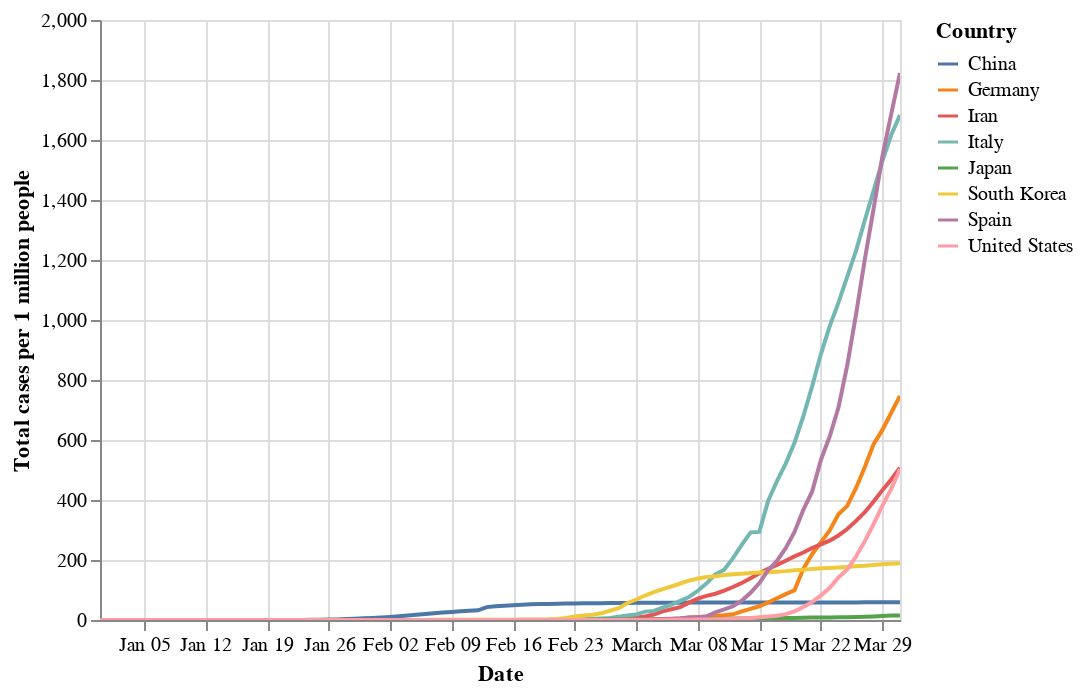

This figure's notebook cell:
### Code cell
plot('Total cases per 1 million people')

### Figure 1 — Vega-Lite specification as saved in the notebook (floating-point values rounded to 4 significant figures; data arrays with more than 128 entries replaced by an {"elided": "..."} marker saying what was removed)
{"config": {"view": {"continuousWidth": 400, "continuousHeight": 300}}, "data": {"name": "data-ebc559bcc1a0bddc8aa00caf86abff35"}, "mark": "line", "encoding": {"color": {"type": "nominal", "field": "Country"}, "opacity": {"condition": {"value": 1, "selection": "selector005"}, "value": 0.2}, "tooltip": [{"type": "nominal", "field": "Country"}, {"type": "temporal", "field": "Date"}, {"type": "quantitative", "field": "Total cases per 1 million people"}], "x": {"type": "temporal", "field": "Date"}, "y": {"type": "quantitative", "field": "Total cases per 1 million people"}}, "selection": {"selector005": {"type": "multi", "fields": ["Country"], "bind": "legend"}, "selector006": {"type": "interval", "bind": "scales", "encodings": ["x", "y"]}}, "$schema": "https://vega.github.io/schema/vega-lite/v4.0.2.json", "datasets": {"data-ebc559bcc1a0bddc8aa00caf86abff35": {"elided": "736 records"}}}
